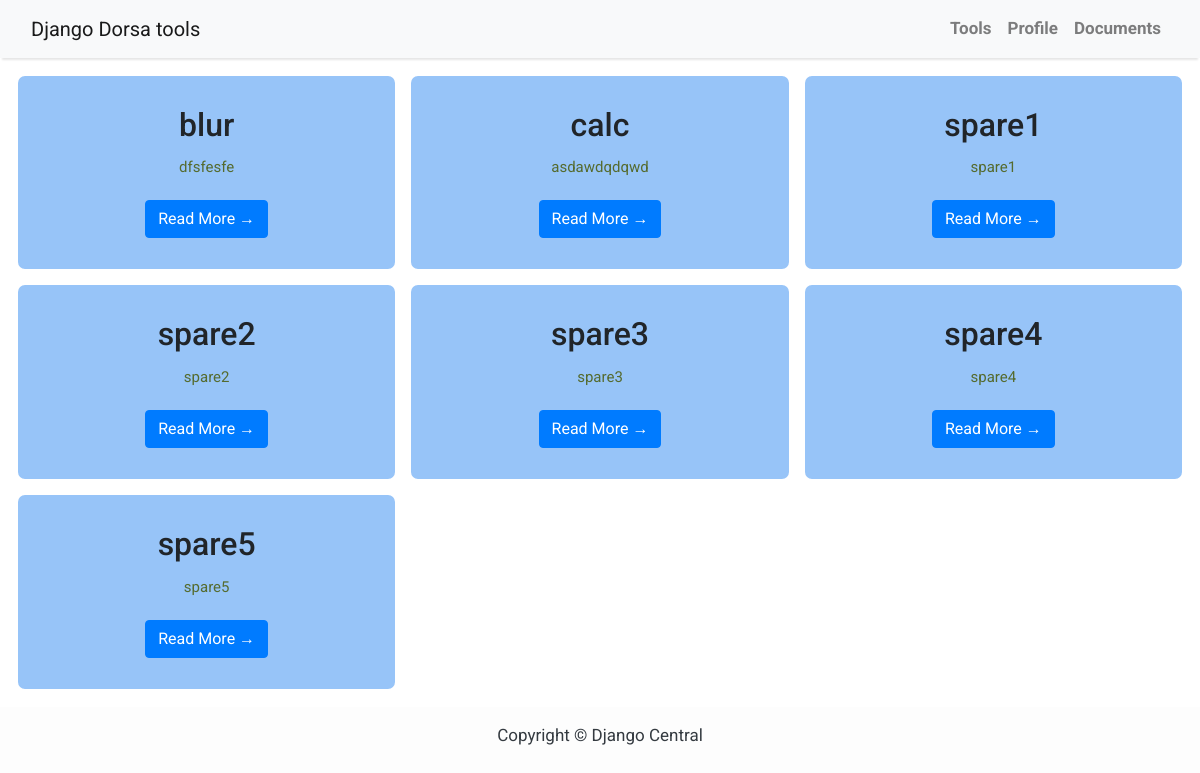
Page /tools/ (signed in) on the committed database.
### users/models.py (models this page shows)
class Tools(models.Model):
    title = models.CharField(max_length=200, unique=True)
    slug = models.SlugField(max_length=200, unique=True)
    content = models.TextField()
    created_on = models.DateTimeField(auto_now_add=True)
    status = models.IntegerField(choices=STATUS, default=0)
    image = models.ImageField(default='default.jpg', upload_to='tools_images')
    class Meta:
        ordering = ['-title']
    def __str__(self):
        return self.title

### users/views.py (the view)
# urls.py: path('tools/',tools, name='tools'),
@login_required
def tools(request):
    queryset = Tools.objects.filter(status=1).order_by('-title').reverse()
    print('queryset',queryset)
    print('show tools page')
    return render(request, 'users/tools_new.html',{'tools':queryset})

### users/templates/users/tools_new.html (shortened to what this page needs)
{% extends "users/base.html" %}
{% block content %}
<!-- {% load static %}
<link href="{% static 'css\index.css' %}" rel="stylesheet"> -->
<div class="grid-container">
          {% for post in tools %}
          <div class="grid-item">
            <div class="card-body">
                <h2 class="card-title">{{ post.title }}</h2>
                <p class="card-text">{{post.content|slice:":200" }}</p>
                <a href="{% url 'post_detail' post.slug  %}" class="btn btn-primary">Read More &rarr;</a>
            </div>
          </div>
          {% endfor %}
      </div>
{%endblock%}

### users/templates/users/base.html (style rules this page uses)
body { font-family: "Roboto", sans-serif; font-size: 17px; background-color: #fdfdfd; }

### users/templates/users/tools_new.html (style rules this page uses)
.grid-container { display: grid; grid-template-columns: auto auto auto; background-color: #ffffff; padding: 10px; align-items: center; }
.grid-item { background-color: rgba(125, 182, 247, 0.8); border: 8px solid rgb(255, 255, 255); border-radius: 15px; border-spacing: 2px; padding: 10px; font-size: 30px; text-align: center; }
.card-text { font-size: 15px; color: darkolivegreen; }

### rows in the picture
Tools: title "blur", content "dfsfesfe"
Tools: title "calc", content "asdawdqdqwd"
Tools: title "spare1", content "spare1"
Tools: title "spare2", content "spare2"
Tools: title "spare3", content "spare3"
Tools: title "spare4", content "spare4"
Tools: title "spare5", content "spare5"
